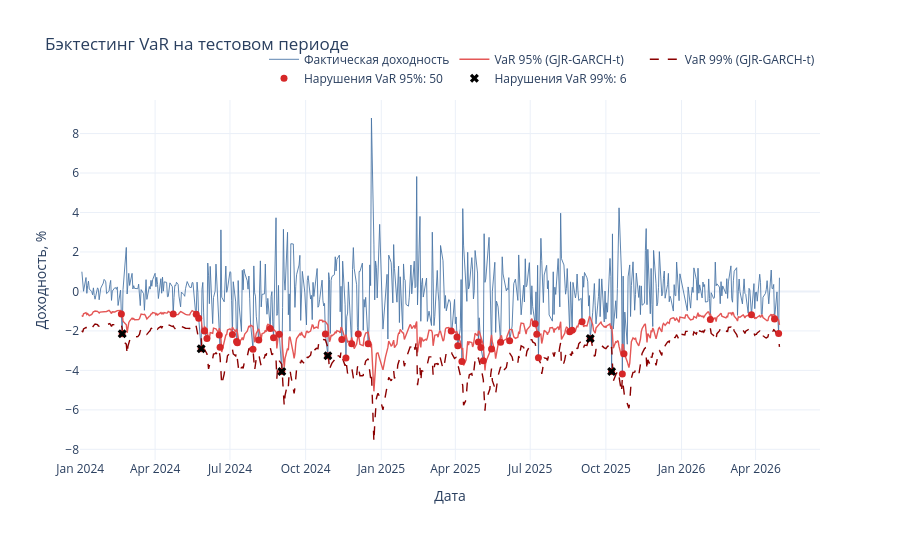

Write notebook code for a chart like this one.
### Markdown cell above
Для формальной проверки частоты нарушений используется тест Купика. Он сравнивает фактическую долю нарушений VaR с теоретически ожидаемой долей.

Для VaR 99% фактическая доля нарушений близка к 1%, поэтому модель хорошо описывает самый дальний левый хвост распределения. Для VaR 95% нарушений больше ожидаемого, значит на этом уровне модель занижает риск умеренных отрицательных движений.

### Code cell
violations_95 = ret_test_aligned[ret_test_aligned < var_95]
violations_99 = ret_test_aligned[ret_test_aligned < var_99]

fig = go.Figure()
fig.add_trace(go.Scatter(x=ret_test_aligned.index, y=ret_test_aligned, mode="lines",
                         name="Фактическая доходность", line=dict(color="#4c78a8", width=0.9)))
fig.add_trace(go.Scatter(x=var_95.index, y=var_95, mode="lines", name="VaR 95% (GJR-GARCH-t)",
                         line=dict(color="#e45756", width=1.4)))
fig.add_trace(go.Scatter(x=var_99.index, y=var_99, mode="lines", name="VaR 99% (GJR-GARCH-t)",
                         line=dict(color="#8b0000", width=1.4, dash="dash")))
fig.add_trace(go.Scatter(x=violations_95.index, y=violations_95, mode="markers",
                         name=f"Нарушения VaR 95%: {len(violations_95)}",
                         marker=dict(color="#d62728", size=7)))
fig.add_trace(go.Scatter(x=violations_99.index, y=violations_99, mode="markers",
                         name=f"Нарушения VaR 99%: {len(violations_99)}",
                         marker=dict(color="#000000", size=8, symbol="x")))
fig.update_layout(title="Бэктестинг VaR на тестовом периоде", xaxis_title="Дата",
                  yaxis_title="Доходность, %", height=540, hovermode="x unified",
                  legend=dict(orientation="h", yanchor="bottom", y=1.02, xanchor="right", x=1))
fig.show()

### Figure 1 — Plotly figure (JSON) as saved in the notebook; plotly's stock layout.template omitted (floating-point values rounded to 4 significant figures; data arrays with more than 128 entries replaced by an {"elided": "..."} marker saying what was removed)
{"data": [{"line": {"color": "#4c78a8", "width": 0.9}, "mode": "lines", "name": "Фактическая доходность", "x": {"elided": "592 str values"}, "y": {"elided": "592 float values"}, "type": "scatter"}, {"line": {"color": "#e45756", "width": 1.4}, "mode": "lines", "name": "VaR 95% (GJR-GARCH-t)", "x": {"elided": "592 str values"}, "y": {"elided": "592 float values"}, "type": "scatter"}, {"line": {"color": "#8b0000", "dash": "dash", "width": 1.4}, "mode": "lines", "name": "VaR 99% (GJR-GARCH-t)", "x": {"elided": "592 str values"}, "y": {"elided": "592 float values"}, "type": "scatter"}, {"marker": {"color": "#d62728", "size": 7}, "mode": "markers", "name": "Нарушения VaR 95%: 50", "x": ["2024-02-20T00:00:00.000000", "2024-02-21T00:00:00.000000", "2024-04-23T00:00:00.000000", "2024-05-21T00:00:00.000000", "2024-05-24T00:00:00.000000", "2024-05-27T00:00:00.000000", "2024-05-31T00:00:00.000000", "2024-06-03T00:00:00.000000", "2024-06-18T00:00:00.000000", "2024-06-19T00:00:00.000000", "2024-07-04T00:00:00.000000", "2024-07-09T00:00:00.000000", "2024-07-10T00:00:00.000000", "2024-07-29T00:00:00.000000", "2024-08-05T00:00:00.000000", "2024-08-19T00:00:00.000000", "2024-08-23T00:00:00.000000", "2024-08-30T00:00:00.000000", "2024-09-02T00:00:00.000000", "2024-10-25T00:00:00.000000", "2024-10-28T00:00:00.000000", "2024-11-14T00:00:00.000000", "2024-11-19T00:00:00.000000", "2024-11-26T00:00:00.000000", "2024-12-04T00:00:00.000000", "2024-12-16T00:00:00.000000", "2025-03-27T00:00:00.000000", "2025-04-03T00:00:00.000000", "2025-04-04T00:00:00.000000", "2025-04-09T00:00:00.000000", "2025-04-29T00:00:00.000000", "2025-05-02T00:00:00.000000", "2025-05-05T00:00:00.000000", "2025-05-15T00:00:00.000000", "2025-05-26T00:00:00.000000", "2025-06-06T00:00:00.000000", "2025-07-07T00:00:00.000000", "2025-07-09T00:00:00.000000", "2025-07-11T00:00:00.000000", "2025-08-18T00:00:00.000000", "2025-08-21T00:00:00.000000", "2025-09-02T00:00:00.000000", "2025-09-12T00:00:00.000000", "2025-10-08T00:00:00.000000", "2025-10-21T00:00:00.000000", "2025-10-23T00:00:00.000000", "2026-02-05T00:00:00.000000", "2026-03-27T00:00:00.000000", "2026-04-24T00:00:00.000000", "2026-04-29T00:00:00.000000"], "y": [-1.149, -2.143, -1.149, -1.152, -1.354, -2.906, -2.0, -2.383, -2.208, -2.823, -2.186, -2.538, -2.598, -2.925, -2.454, -1.876, -2.349, -2.163, -4.052, -2.159, -3.259, -2.436, -3.374, -2.656, -2.15, -2.646, -2.001, -2.309, -2.752, -3.547, -2.558, -2.842, -3.512, -2.92, -2.569, -2.497, -1.638, -2.169, -3.365, -2.04, -1.967, -1.531, -2.38, -4.057, -4.182, -3.152, -1.421, -1.184, -1.397, -2.127], "type": "scatter"}, {"marker": {"color": "#000000", "size": 8, "symbol": "x"}, "mode": "markers", "name": "Нарушения VaR 99%: 6", "x": ["2024-02-21T00:00:00.000000", "2024-05-27T00:00:00.000000", "2024-09-02T00:00:00.000000", "2024-10-28T00:00:00.000000", "2025-09-12T00:00:00.000000", "2025-10-08T00:00:00.000000"], "y": [-2.143, -2.906, -4.052, -3.259, -2.38, -4.057], "type": "scatter"}], "layout": {"legend": {"orientation": "h", "yanchor": "bottom", "y": 1.02, "xanchor": "right", "x": 1}, "title": {"text": "Бэктестинг VaR на тестовом периоде"}, "xaxis": {"title": {"text": "Дата"}}, "yaxis": {"title": {"text": "Доходность, %"}}, "height": 540, "hovermode": "x unified"}}
